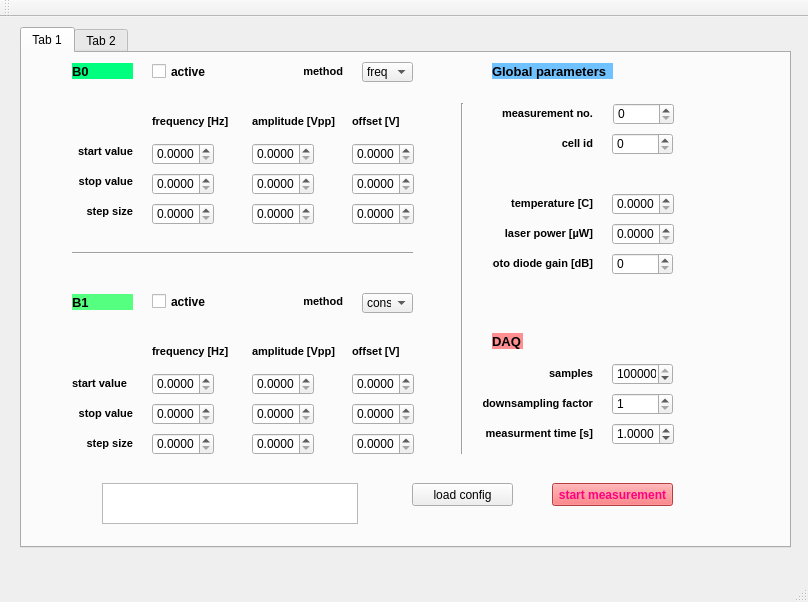
<?xml version="1.0" encoding="UTF-8"?>
<ui version="4.0">
 <class>hanle_measurement_worker</class>
 <widget class="QMainWindow" name="hanle_measurement_worker">
  <property name="geometry">
   <rect>
    <x>0</x>
    <y>0</y>
    <width>808</width>
    <height>602</height>
   </rect>
  </property>
  <property name="windowTitle">
   <string>hanle_measurement_worker</string>
  </property>
  <widget class="QWidget" name="centralWidget">
   <property name="enabled">
    <bool>true</bool>
   </property>
   <widget class="QTabWidget" name="tabWidget">
    <property name="geometry">
     <rect>
      <x>20</x>
      <y>10</y>
      <width>771</width>
      <height>521</height>
     </rect>
    </property>
    <property name="currentIndex">
     <number>0</number>
    </property>
    <widget class="QWidget" name="tab">
     <attribute name="title">
      <string>Tab 1</string>
     </attribute>
     <widget class="QLabel" name="label_26">
      <property name="geometry">
       <rect>
        <x>470</x>
        <y>280</y>
        <width>31</width>
        <height>16</height>
       </rect>
      </property>
      <property name="font">
       <font>
        <pointsize>10</pointsize>
        <weight>75</weight>
        <bold>true</bold>
       </font>
      </property>
      <property name="styleSheet">
       <string notr="true">background-color: rgb(255, 143, 145);</string>
      </property>
      <property name="text">
       <string>DAQ</string>
      </property>
     </widget>
     <widget class="QLabel" name="label_16">
      <property name="geometry">
       <rect>
        <x>50</x>
        <y>10</y>
        <width>61</width>
        <height>16</height>
       </rect>
      </property>
      <property name="font">
       <font>
        <pointsize>10</pointsize>
        <weight>75</weight>
        <bold>true</bold>
       </font>
      </property>
      <property name="styleSheet">
       <string notr="true">background-color: rgb(0, 255, 127);</string>
      </property>
      <property name="text">
       <string>B0</string>
      </property>
     </widget>
     <widget class="QDoubleSpinBox" name="spinBox_ampl_step_B0">
      <property name="geometry">
       <rect>
        <x>230</x>
        <y>150</y>
        <width>62</width>
        <height>22</height>
       </rect>
      </property>
      <property name="decimals">
       <number>4</number>
      </property>
     </widget>
     <widget class="QLabel" name="label_27">
      <property name="geometry">
       <rect>
        <x>470</x>
        <y>10</y>
        <width>121</width>
        <height>16</height>
       </rect>
      </property>
      <property name="font">
       <font>
        <pointsize>10</pointsize>
        <weight>75</weight>
        <bold>true</bold>
       </font>
      </property>
      <property name="styleSheet">
       <string notr="true">background-color: rgb(112, 193, 255);</string>
      </property>
      <property name="text">
       <string>Global parameters</string>
      </property>
     </widget>
     <widget class="QDoubleSpinBox" name="spinBox_off_stop_B0">
      <property name="geometry">
       <rect>
        <x>330</x>
        <y>120</y>
        <width>62</width>
        <height>22</height>
       </rect>
      </property>
      <property name="decimals">
       <number>4</number>
      </property>
     </widget>
     <widget class="QDoubleSpinBox" name="spinBox_ampl_start_B0">
      <property name="geometry">
       <rect>
        <x>230</x>
        <y>90</y>
        <width>62</width>
        <height>22</height>
       </rect>
      </property>
      <property name="decimals">
       <number>4</number>
      </property>
     </widget>
     <widget class="QLabel" name="label_6">
      <property name="geometry">
       <rect>
        <x>50</x>
        <y>150</y>
        <width>61</width>
        <height>16</height>
       </rect>
      </property>
      <property name="font">
       <font>
        <pointsize>8</pointsize>
        <weight>75</weight>
        <bold>true</bold>
       </font>
      </property>
      <property name="text">
       <string>step size</string>
      </property>
      <property name="alignment">
       <set>Qt::AlignRight|Qt::AlignTrailing|Qt::AlignVCenter</set>
      </property>
     </widget>
     <widget class="QComboBox" name="comboBox_method_B0">
      <property name="geometry">
       <rect>
        <x>340</x>
        <y>9</y>
        <width>51</width>
        <height>20</height>
       </rect>
      </property>
      <item>
       <property name="text">
        <string>freq</string>
       </property>
      </item>
      <item>
       <property name="text">
        <string>amp</string>
       </property>
      </item>
      <item>
       <property name="text">
        <string>off</string>
       </property>
      </item>
      <item>
       <property name="text">
        <string>const</string>
       </property>
      </item>
     </widget>
     <widget class="QLabel" name="label_12">
      <property name="geometry">
       <rect>
        <x>330</x>
        <y>60</y>
        <width>61</width>
        <height>16</height>
       </rect>
      </property>
      <property name="font">
       <font>
        <pointsize>8</pointsize>
        <weight>75</weight>
        <bold>true</bold>
       </font>
      </property>
      <property name="text">
       <string>offset [V]</string>
      </property>
     </widget>
     <widget class="QTextBrowser" name="textBrowser_load_config">
      <property name="geometry">
       <rect>
        <x>80</x>
        <y>430</y>
        <width>256</width>
        <height>41</height>
       </rect>
      </property>
     </widget>
     <widget class="QDoubleSpinBox" name="spinBox_ampl_start_B1">
      <property name="geometry">
       <rect>
        <x>230</x>
        <y>320</y>
        <width>62</width>
        <height>22</height>
       </rect>
      </property>
      <property name="decimals">
       <number>4</number>
      </property>
     </widget>
     <widget class="QSpinBox" name="spinBox_diode_gain">
      <property name="geometry">
       <rect>
        <x>590</x>
        <y>200</y>
        <width>61</width>
        <height>22</height>
       </rect>
      </property>
     </widget>
     <widget class="QDoubleSpinBox" name="spinBox_off_stop_B1">
      <property name="geometry">
       <rect>
        <x>330</x>
        <y>350</y>
        <width>62</width>
        <height>22</height>
       </rect>
      </property>
      <property name="decimals">
       <number>4</number>
      </property>
     </widget>
     <widget class="QLabel" name="label_5">
      <property name="geometry">
       <rect>
        <x>40</x>
        <y>120</y>
        <width>71</width>
        <height>16</height>
       </rect>
      </property>
      <property name="font">
       <font>
        <pointsize>8</pointsize>
        <weight>75</weight>
        <bold>true</bold>
       </font>
      </property>
      <property name="text">
       <string>stop value</string>
      </property>
      <property name="alignment">
       <set>Qt::AlignRight|Qt::AlignTrailing|Qt::AlignVCenter</set>
      </property>
     </widget>
     <widget class="QDoubleSpinBox" name="spinBox_off_step_B1">
      <property name="geometry">
       <rect>
        <x>330</x>
        <y>380</y>
        <width>62</width>
        <height>22</height>
       </rect>
      </property>
      <property name="decimals">
       <number>4</number>
      </property>
     </widget>
     <widget class="QLabel" name="label_20">
      <property name="geometry">
       <rect>
        <x>470</x>
        <y>140</y>
        <width>101</width>
        <height>20</height>
       </rect>
      </property>
      <property name="font">
       <font>
        <pointsize>8</pointsize>
        <weight>75</weight>
        <bold>true</bold>
       </font>
      </property>
      <property name="text">
       <string>temperature [C]</string>
      </property>
      <property name="alignment">
       <set>Qt::AlignRight|Qt::AlignTrailing|Qt::AlignVCenter</set>
      </property>
     </widget>
     <widget class="QDoubleSpinBox" name="spinBox_freq_stop_B0">
      <property name="geometry">
       <rect>
        <x>130</x>
        <y>120</y>
        <width>62</width>
        <height>22</height>
       </rect>
      </property>
      <property name="decimals">
       <number>4</number>
      </property>
     </widget>
     <widget class="QDoubleSpinBox" name="spinBox_ampl_stop_B1">
      <property name="geometry">
       <rect>
        <x>230</x>
        <y>350</y>
        <width>62</width>
        <height>22</height>
       </rect>
      </property>
      <property name="decimals">
       <number>4</number>
      </property>
     </widget>
     <widget class="QDoubleSpinBox" name="spinBox_mtime">
      <property name="geometry">
       <rect>
        <x>590</x>
        <y>370</y>
        <width>62</width>
        <height>22</height>
       </rect>
      </property>
      <property name="decimals">
       <number>4</number>
      </property>
      <property name="value">
       <double>1.000000000000000</double>
      </property>
     </widget>
     <widget class="QDoubleSpinBox" name="spinBox_ampl_stop_B0">
      <property name="geometry">
       <rect>
        <x>230</x>
        <y>120</y>
        <width>62</width>
        <height>22</height>
       </rect>
      </property>
      <property name="decimals">
       <number>4</number>
      </property>
     </widget>
     <widget class="QLabel" name="label_10">
      <property name="geometry">
       <rect>
        <x>130</x>
        <y>60</y>
        <width>101</width>
        <height>16</height>
       </rect>
      </property>
      <property name="font">
       <font>
        <pointsize>8</pointsize>
        <weight>75</weight>
        <bold>true</bold>
       </font>
      </property>
      <property name="text">
       <string>frequency [Hz]</string>
      </property>
     </widget>
     <widget class="QLabel" name="label_9">
      <property name="geometry">
       <rect>
        <x>50</x>
        <y>320</y>
        <width>71</width>
        <height>20</height>
       </rect>
      </property>
      <property name="font">
       <font>
        <pointsize>8</pointsize>
        <weight>75</weight>
        <bold>true</bold>
       </font>
      </property>
      <property name="text">
       <string>start value</string>
      </property>
     </widget>
     <widget class="QDoubleSpinBox" name="spinBox_off_step_B0">
      <property name="geometry">
       <rect>
        <x>330</x>
        <y>150</y>
        <width>62</width>
        <height>22</height>
       </rect>
      </property>
      <property name="decimals">
       <number>4</number>
      </property>
     </widget>
     <widget class="QLabel" name="label_18">
      <property name="geometry">
       <rect>
        <x>470</x>
        <y>50</y>
        <width>101</width>
        <height>20</height>
       </rect>
      </property>
      <property name="font">
       <font>
        <pointsize>8</pointsize>
        <weight>75</weight>
        <bold>true</bold>
       </font>
      </property>
      <property name="text">
       <string>measurement no.</string>
      </property>
      <property name="alignment">
       <set>Qt::AlignRight|Qt::AlignTrailing|Qt::AlignVCenter</set>
      </property>
     </widget>
     <widget class="QDoubleSpinBox" name="spinBox_off_start_B1">
      <property name="geometry">
       <rect>
        <x>330</x>
        <y>320</y>
        <width>62</width>
        <height>22</height>
       </rect>
      </property>
      <property name="decimals">
       <number>4</number>
      </property>
     </widget>
     <widget class="QLabel" name="label_21">
      <property name="geometry">
       <rect>
        <x>470</x>
        <y>170</y>
        <width>101</width>
        <height>20</height>
       </rect>
      </property>
      <property name="font">
       <font>
        <pointsize>8</pointsize>
        <weight>75</weight>
        <bold>true</bold>
       </font>
      </property>
      <property name="text">
       <string>laser power [µW]</string>
      </property>
      <property name="alignment">
       <set>Qt::AlignRight|Qt::AlignTrailing|Qt::AlignVCenter</set>
      </property>
     </widget>
     <widget class="QLabel" name="label_24">
      <property name="geometry">
       <rect>
        <x>450</x>
        <y>340</y>
        <width>121</width>
        <height>20</height>
       </rect>
      </property>
      <property name="font">
       <font>
        <pointsize>8</pointsize>
        <weight>75</weight>
        <bold>true</bold>
       </font>
      </property>
      <property name="text">
       <string>downsampling factor</string>
      </property>
      <property name="alignment">
       <set>Qt::AlignRight|Qt::AlignTrailing|Qt::AlignVCenter</set>
      </property>
     </widget>
     <widget class="QDoubleSpinBox" name="spinBox_temp">
      <property name="geometry">
       <rect>
        <x>590</x>
        <y>140</y>
        <width>62</width>
        <height>22</height>
       </rect>
      </property>
      <property name="decimals">
       <number>4</number>
      </property>
     </widget>
     <widget class="QDoubleSpinBox" name="spinBox_ampl_step_B1">
      <property name="geometry">
       <rect>
        <x>230</x>
        <y>380</y>
        <width>62</width>
        <height>22</height>
       </rect>
      </property>
      <property name="decimals">
       <number>4</number>
      </property>
     </widget>
     <widget class="QSpinBox" name="spinBox_samples">
      <property name="geometry">
       <rect>
        <x>590</x>
        <y>310</y>
        <width>61</width>
        <height>22</height>
       </rect>
      </property>
      <property name="maximum">
       <number>200000</number>
      </property>
      <property name="value">
       <number>200000</number>
      </property>
     </widget>
     <widget class="QLabel" name="label_8">
      <property name="geometry">
       <rect>
        <x>50</x>
        <y>380</y>
        <width>61</width>
        <height>20</height>
       </rect>
      </property>
      <property name="font">
       <font>
        <pointsize>8</pointsize>
        <weight>75</weight>
        <bold>true</bold>
       </font>
      </property>
      <property name="text">
       <string>step size</string>
      </property>
      <property name="alignment">
       <set>Qt::AlignRight|Qt::AlignTrailing|Qt::AlignVCenter</set>
      </property>
     </widget>
     <widget class="QCheckBox" name="checkBox_B1">
      <property name="geometry">
       <rect>
        <x>130</x>
        <y>240</y>
        <width>70</width>
        <height>17</height>
       </rect>
      </property>
      <property name="font">
       <font>
        <weight>75</weight>
        <bold>true</bold>
       </font>
      </property>
      <property name="text">
       <string>active</string>
      </property>
     </widget>
     <widget class="QDoubleSpinBox" name="spinBox_freq_step_B0">
      <property name="geometry">
       <rect>
        <x>130</x>
        <y>150</y>
        <width>62</width>
        <height>22</height>
       </rect>
      </property>
      <property name="decimals">
       <number>4</number>
      </property>
     </widget>
     <widget class="QLabel" name="label_4">
      <property name="geometry">
       <rect>
        <x>40</x>
        <y>90</y>
        <width>71</width>
        <height>16</height>
       </rect>
      </property>
      <property name="font">
       <font>
        <pointsize>8</pointsize>
        <weight>75</weight>
        <bold>true</bold>
       </font>
      </property>
      <property name="text">
       <string>start value</string>
      </property>
      <property name="alignment">
       <set>Qt::AlignRight|Qt::AlignTrailing|Qt::AlignVCenter</set>
      </property>
     </widget>
     <widget class="Line" name="line_2">
      <property name="geometry">
       <rect>
        <x>50</x>
        <y>190</y>
        <width>341</width>
        <height>21</height>
       </rect>
      </property>
      <property name="orientation">
       <enum>Qt::Horizontal</enum>
      </property>
     </widget>
     <widget class="QLabel" name="label_17">
      <property name="geometry">
       <rect>
        <x>50</x>
        <y>241</y>
        <width>61</width>
        <height>16</height>
       </rect>
      </property>
      <property name="font">
       <font>
        <pointsize>10</pointsize>
        <weight>75</weight>
        <bold>true</bold>
       </font>
      </property>
      <property name="autoFillBackground">
       <bool>false</bool>
      </property>
      <property name="styleSheet">
       <string notr="true">background-color: rgb(85, 255, 127);</string>
      </property>
      <property name="frameShape">
       <enum>QFrame::NoFrame</enum>
      </property>
      <property name="frameShadow">
       <enum>QFrame::Plain</enum>
      </property>
      <property name="midLineWidth">
       <number>0</number>
      </property>
      <property name="text">
       <string>B1</string>
      </property>
     </widget>
     <widget class="QLabel" name="label_7">
      <property name="geometry">
       <rect>
        <x>50</x>
        <y>350</y>
        <width>61</width>
        <height>20</height>
       </rect>
      </property>
      <property name="font">
       <font>
        <pointsize>8</pointsize>
        <weight>75</weight>
        <bold>true</bold>
       </font>
      </property>
      <property name="text">
       <string>stop value</string>
      </property>
      <property name="alignment">
       <set>Qt::AlignRight|Qt::AlignTrailing|Qt::AlignVCenter</set>
      </property>
     </widget>
     <widget class="QLabel" name="label_13">
      <property name="geometry">
       <rect>
        <x>230</x>
        <y>290</y>
        <width>101</width>
        <height>16</height>
       </rect>
      </property>
      <property name="font">
       <font>
        <pointsize>8</pointsize>
        <weight>75</weight>
        <bold>true</bold>
       </font>
      </property>
      <property name="text">
       <string>amplitude [Vpp]</string>
      </property>
     </widget>
     <widget class="QDoubleSpinBox" name="spinBox_freq_step_B1">
      <property name="geometry">
       <rect>
        <x>130</x>
        <y>380</y>
        <width>62</width>
        <height>22</height>
       </rect>
      </property>
      <property name="decimals">
       <number>4</number>
      </property>
     </widget>
     <widget class="QDoubleSpinBox" name="spinBox_off_start_B0">
      <property name="geometry">
       <rect>
        <x>330</x>
        <y>90</y>
        <width>62</width>
        <height>22</height>
       </rect>
      </property>
      <property name="decimals">
       <number>4</number>
      </property>
     </widget>
     <widget class="QLabel" name="label_19">
      <property name="geometry">
       <rect>
        <x>470</x>
        <y>80</y>
        <width>101</width>
        <height>20</height>
       </rect>
      </property>
      <property name="font">
       <font>
        <pointsize>8</pointsize>
        <weight>75</weight>
        <bold>true</bold>
       </font>
      </property>
      <property name="text">
       <string>cell id</string>
      </property>
      <property name="alignment">
       <set>Qt::AlignRight|Qt::AlignTrailing|Qt::AlignVCenter</set>
      </property>
     </widget>
     <widget class="QLabel" name="label_22">
      <property name="geometry">
       <rect>
        <x>470</x>
        <y>200</y>
        <width>101</width>
        <height>20</height>
       </rect>
      </property>
      <property name="font">
       <font>
        <pointsize>8</pointsize>
        <weight>75</weight>
        <bold>true</bold>
       </font>
      </property>
      <property name="text">
       <string>photo diode gain [dB]</string>
      </property>
      <property name="alignment">
       <set>Qt::AlignRight|Qt::AlignTrailing|Qt::AlignVCenter</set>
      </property>
     </widget>
     <widget class="QLabel" name="label_23">
      <property name="geometry">
       <rect>
        <x>470</x>
        <y>310</y>
        <width>101</width>
        <height>20</height>
       </rect>
      </property>
      <property name="font">
       <font>
        <pointsize>8</pointsize>
        <weight>75</weight>
        <bold>true</bold>
       </font>
      </property>
      <property name="text">
       <string>samples</string>
      </property>
      <property name="alignment">
       <set>Qt::AlignRight|Qt::AlignTrailing|Qt::AlignVCenter</set>
      </property>
     </widget>
     <widget class="QLabel" name="label_29">
      <property name="geometry">
       <rect>
        <x>260</x>
        <y>240</y>
        <width>61</width>
        <height>16</height>
       </rect>
      </property>
      <property name="font">
       <font>
        <pointsize>8</pointsize>
        <weight>75</weight>
        <bold>true</bold>
       </font>
      </property>
      <property name="text">
       <string>method</string>
      </property>
      <property name="alignment">
       <set>Qt::AlignRight|Qt::AlignTrailing|Qt::AlignVCenter</set>
      </property>
     </widget>
     <widget class="QLabel" name="label_15">
      <property name="geometry">
       <rect>
        <x>330</x>
        <y>290</y>
        <width>61</width>
        <height>16</height>
       </rect>
      </property>
      <property name="font">
       <font>
        <pointsize>8</pointsize>
        <weight>75</weight>
        <bold>true</bold>
       </font>
      </property>
      <property name="text">
       <string>offset [V]</string>
      </property>
     </widget>
     <widget class="QLabel" name="label_25">
      <property name="geometry">
       <rect>
        <x>450</x>
        <y>370</y>
        <width>121</width>
        <height>20</height>
       </rect>
      </property>
      <property name="font">
       <font>
        <pointsize>8</pointsize>
        <weight>75</weight>
        <bold>true</bold>
       </font>
      </property>
      <property name="text">
       <string>measurment time [s]</string>
      </property>
      <property name="alignment">
       <set>Qt::AlignRight|Qt::AlignTrailing|Qt::AlignVCenter</set>
      </property>
     </widget>
     <widget class="QDoubleSpinBox" name="spinBox_freq_stop_B1">
      <property name="geometry">
       <rect>
        <x>130</x>
        <y>350</y>
        <width>62</width>
        <height>22</height>
       </rect>
      </property>
      <property name="decimals">
       <number>4</number>
      </property>
     </widget>
     <widget class="QDoubleSpinBox" name="spinBox_freq_start_B1">
      <property name="geometry">
       <rect>
        <x>130</x>
        <y>320</y>
        <width>62</width>
        <height>22</height>
       </rect>
      </property>
      <property name="decimals">
       <number>4</number>
      </property>
     </widget>
     <widget class="QPushButton" name="btn_start_measurement">
      <property name="geometry">
       <rect>
        <x>530</x>
        <y>430</y>
        <width>121</width>
        <height>23</height>
       </rect>
      </property>
      <property name="font">
       <font>
        <weight>75</weight>
        <bold>true</bold>
       </font>
      </property>
      <property name="styleSheet">
       <string notr="true">color: rgb(255, 0, 127);
background-color: rgb(255, 87, 90);</string>
      </property>
      <property name="text">
       <string>start measurement</string>
      </property>
     </widget>
     <widget class="Line" name="line">
      <property name="geometry">
       <rect>
        <x>430</x>
        <y>50</y>
        <width>21</width>
        <height>351</height>
       </rect>
      </property>
      <property name="orientation">
       <enum>Qt::Vertical</enum>
      </property>
     </widget>
     <widget class="QCheckBox" name="checkBox_B0">
      <property name="geometry">
       <rect>
        <x>130</x>
        <y>10</y>
        <width>70</width>
        <height>17</height>
       </rect>
      </property>
      <property name="font">
       <font>
        <weight>75</weight>
        <bold>true</bold>
       </font>
      </property>
      <property name="text">
       <string>active</string>
      </property>
     </widget>
     <widget class="QLabel" name="label_28">
      <property name="geometry">
       <rect>
        <x>260</x>
        <y>10</y>
        <width>61</width>
        <height>16</height>
       </rect>
      </property>
      <property name="font">
       <font>
        <pointsize>8</pointsize>
        <weight>75</weight>
        <bold>true</bold>
       </font>
      </property>
      <property name="text">
       <string>method</string>
      </property>
      <property name="alignment">
       <set>Qt::AlignRight|Qt::AlignTrailing|Qt::AlignVCenter</set>
      </property>
     </widget>
     <widget class="QSpinBox" name="spinBox_measure_no">
      <property name="geometry">
       <rect>
        <x>591</x>
        <y>50</y>
        <width>61</width>
        <height>22</height>
       </rect>
      </property>
     </widget>
     <widget class="QLabel" name="label_11">
      <property name="geometry">
       <rect>
        <x>230</x>
        <y>60</y>
        <width>91</width>
        <height>16</height>
       </rect>
      </property>
      <property name="font">
       <font>
        <pointsize>8</pointsize>
        <weight>75</weight>
        <bold>true</bold>
       </font>
      </property>
      <property name="text">
       <string>amplitude [Vpp]</string>
      </property>
     </widget>
     <widget class="QLabel" name="label_14">
      <property name="geometry">
       <rect>
        <x>130</x>
        <y>290</y>
        <width>91</width>
        <height>16</height>
       </rect>
      </property>
      <property name="font">
       <font>
        <pointsize>8</pointsize>
        <weight>75</weight>
        <bold>true</bold>
       </font>
      </property>
      <property name="text">
       <string>frequency [Hz]</string>
      </property>
     </widget>
     <widget class="QDoubleSpinBox" name="spinBox_lpower">
      <property name="geometry">
       <rect>
        <x>590</x>
        <y>170</y>
        <width>62</width>
        <height>22</height>
       </rect>
      </property>
      <property name="decimals">
       <number>4</number>
      </property>
     </widget>
     <widget class="QSpinBox" name="spinBox_downsampling">
      <property name="geometry">
       <rect>
        <x>590</x>
        <y>340</y>
        <width>61</width>
        <height>22</height>
       </rect>
      </property>
      <property name="minimum">
       <number>1</number>
      </property>
      <property name="maximum">
       <number>1000</number>
      </property>
      <property name="value">
       <number>1</number>
      </property>
     </widget>
     <widget class="QComboBox" name="comboBox_method_B1">
      <property name="geometry">
       <rect>
        <x>340</x>
        <y>240</y>
        <width>51</width>
        <height>20</height>
       </rect>
      </property>
      <item>
       <property name="text">
        <string>const</string>
       </property>
      </item>
      <item>
       <property name="text">
        <string>freq</string>
       </property>
      </item>
      <item>
       <property name="text">
        <string>amp</string>
       </property>
      </item>
      <item>
       <property name="text">
        <string>off</string>
       </property>
      </item>
     </widget>
     <widget class="QDoubleSpinBox" name="spinBox_freq_start_B0">
      <property name="geometry">
       <rect>
        <x>130</x>
        <y>90</y>
        <width>62</width>
        <height>22</height>
       </rect>
      </property>
      <property name="decimals">
       <number>4</number>
      </property>
     </widget>
     <widget class="QSpinBox" name="spinBox_cell_id">
      <property name="geometry">
       <rect>
        <x>590</x>
        <y>80</y>
        <width>61</width>
        <height>22</height>
       </rect>
      </property>
     </widget>
     <widget class="QPushButton" name="btn_load_config">
      <property name="geometry">
       <rect>
        <x>390</x>
        <y>430</y>
        <width>101</width>
        <height>23</height>
       </rect>
      </property>
      <property name="text">
       <string>load config</string>
      </property>
     </widget>
    </widget>
    <widget class="QWidget" name="tab_2">
     <attribute name="title">
      <string>Tab 2</string>
     </attribute>
     <widget class="PlotWidget" name="plotWidget_plot1">
      <property name="geometry">
       <rect>
        <x>20</x>
        <y>30</y>
        <width>711</width>
        <height>431</height>
       </rect>
      </property>
     </widget>
    </widget>
   </widget>
  </widget>
  <widget class="QMenuBar" name="menuBar">
   <property name="geometry">
    <rect>
     <x>0</x>
     <y>0</y>
     <width>808</width>
     <height>21</height>
    </rect>
   </property>
  </widget>
  <widget class="QToolBar" name="mainToolBar">
   <attribute name="toolBarArea">
    <enum>TopToolBarArea</enum>
   </attribute>
   <attribute name="toolBarBreak">
    <bool>false</bool>
   </attribute>
  </widget>
  <widget class="QStatusBar" name="statusBar"/>
 </widget>
 <layoutdefault spacing="6" margin="11"/>
 <customwidgets>
  <customwidget>
   <class>PlotWidget</class>
   <extends>QGraphicsView</extends>
   <header>pyqtgraph</header>
  </customwidget>
 </customwidgets>
 <resources/>
 <connections/>
</ui>
